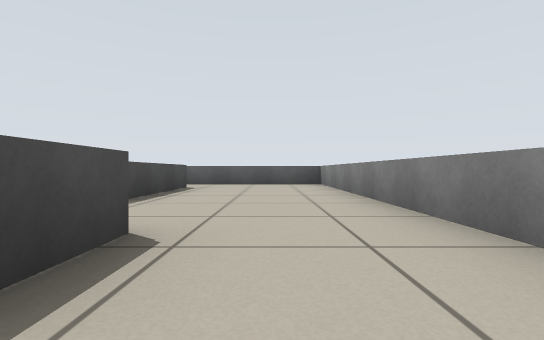
View 1 (above)

24 first-person views from a walk through a Stage world. The camera is 0.39 m above the floor, looks level and sees 85° across. The lines on the ground mark 1 m squares. The floor is counted in squares, 1 m on a side. Each view is taken from the middle of a square. On the plan, view 1 faces up. The plan holds only what a view shows up to about 9 squares ahead; the rest is blank. Robots are left out.

View 2
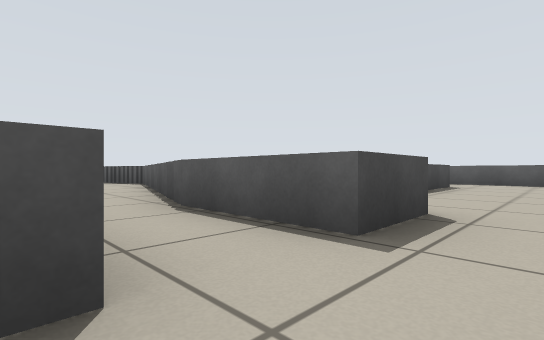

View 3
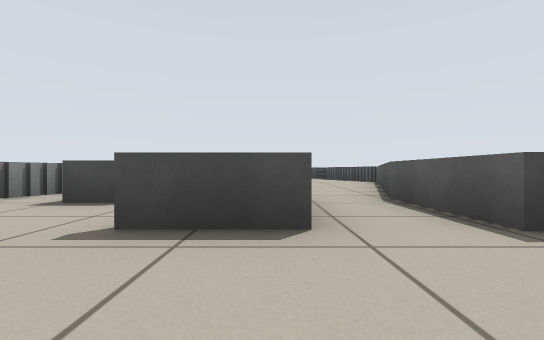

View 4
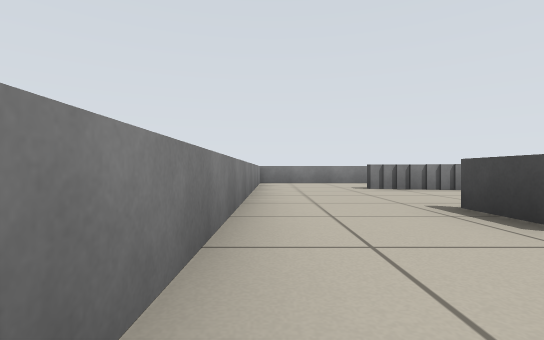

View 5
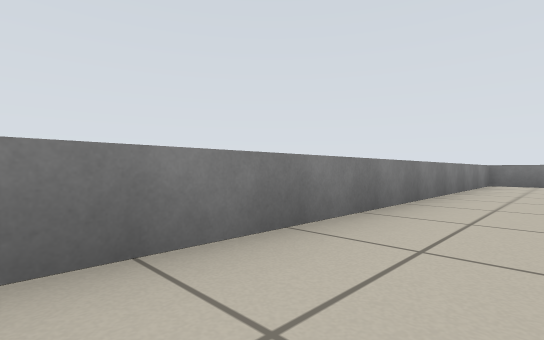

View 6
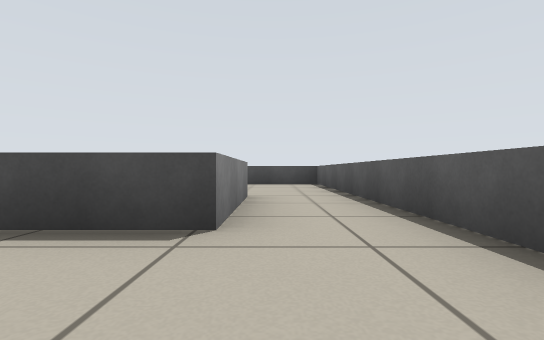

View 7
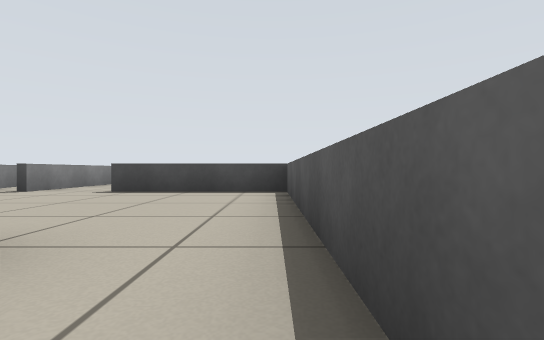

View 8
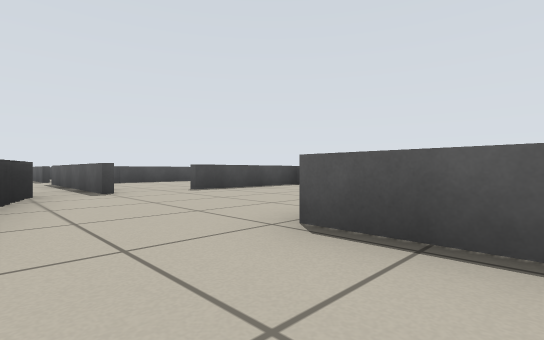

View 9
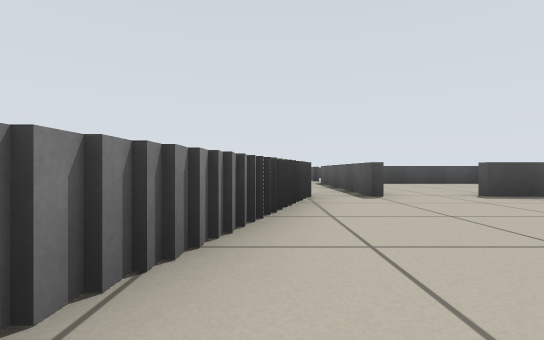

View 10
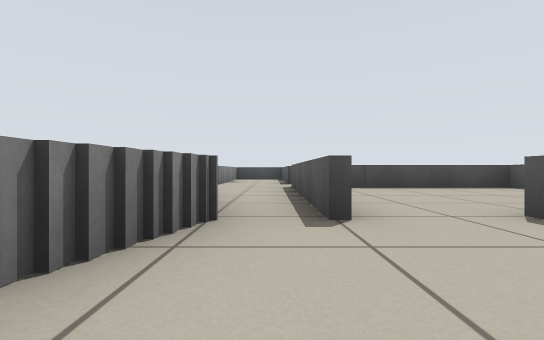

View 11
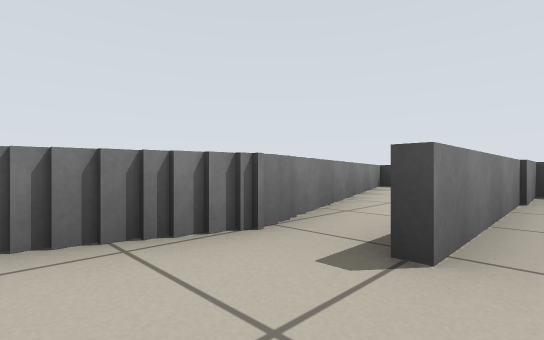

View 12
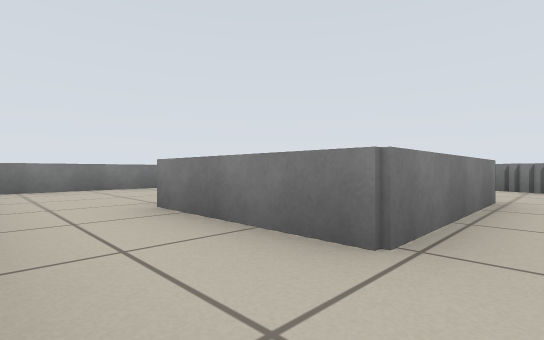

View 13
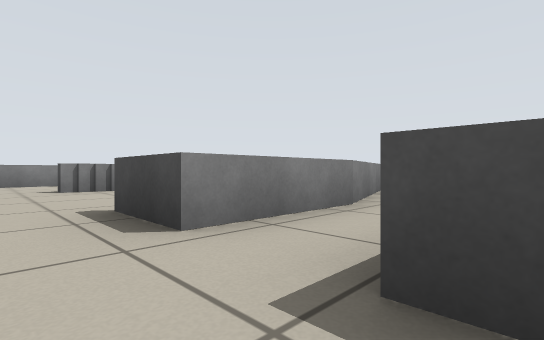

View 14
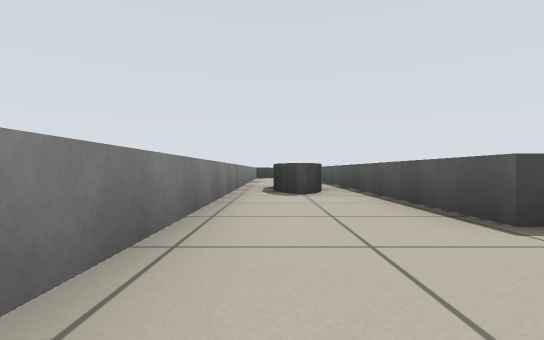

View 15
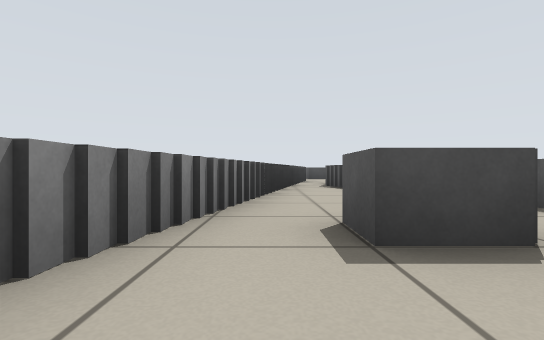

View 16
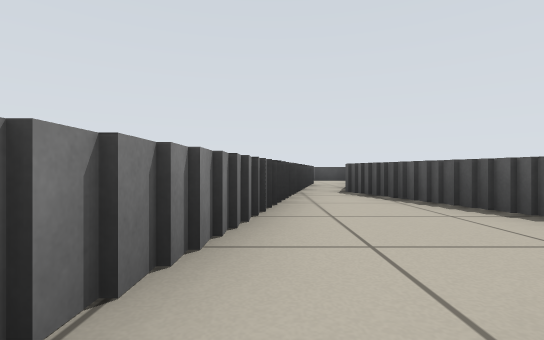

View 17
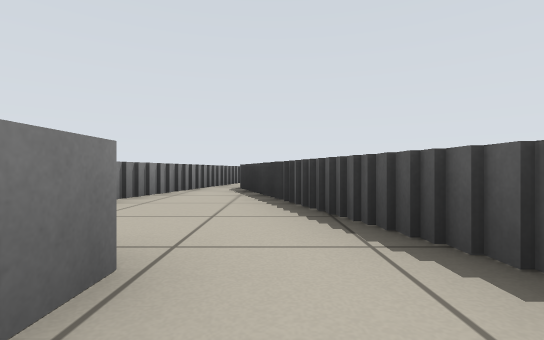

View 18
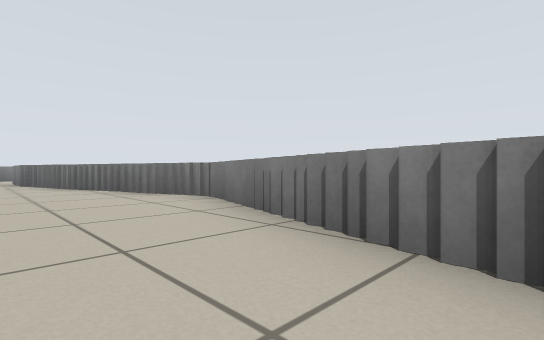

View 19
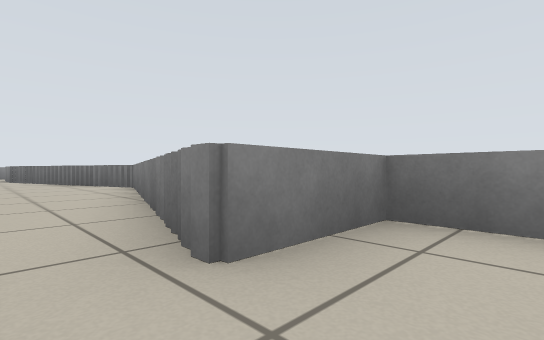

View 20
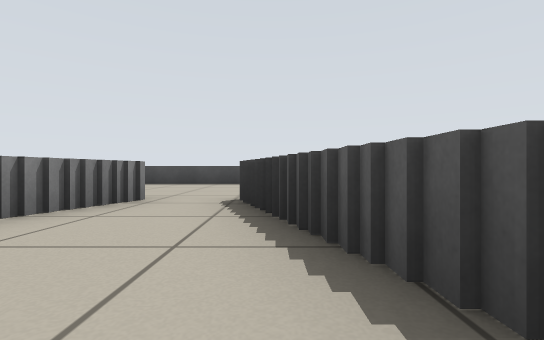

View 21
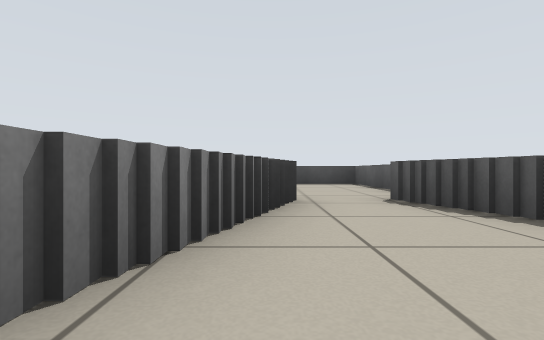

View 22
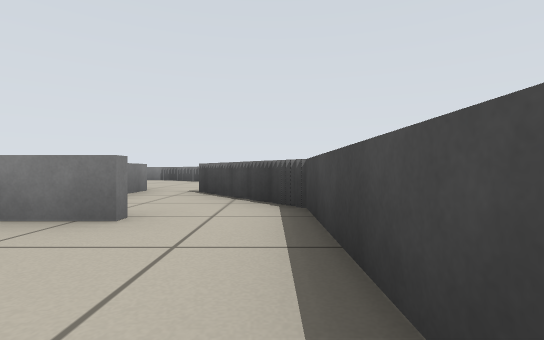

View 23
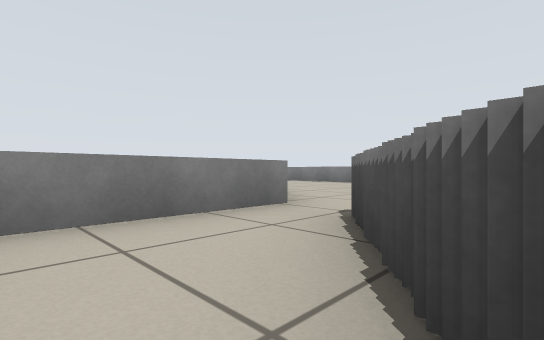

View 24
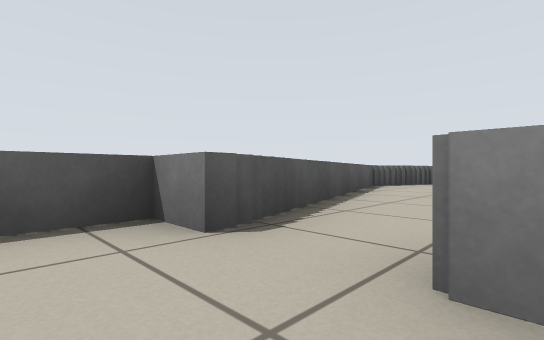

### Floor plan
Points are (right, up) in squares from view 1. A wall is a line through its corners. A room is listed if a view was taken in it or the views show most of it. See-through windows are left out.
Room 1 (views 1, 4, 5, 13, 18, 20, 21)
walls: (-6.4, -1.7) (-5.2, -1.7); (-7.2, -1.9) (-6.2, -1.9); (-6.4, 1.9) (-7.4, 1.9); (-5.4, -1.3) (-4.2, -1.3); (-7.4, 2.2) (-8.4, 2.2); (-4.9, 1.3) (-5.8, 1.3); (-8.1, -2.3) (-7.1, -2.3); (-8.5, 2.2) (-9.4, 2.2); (-4.4, -1.1) (-3.6, -1.1); (-9.4, 1.9) (-10.2, 1.9); (-9.4, -2.3) (-8.5, -2.3); (-3.6, -0.7) (-0.9, -0.7); (-3.5, 0.9) (-4.4, 0.9); (-10.4, -1.9) (-9.4, -1.9); (-10.8, 1.3) (-12, 1.3); (-11.5, -1.7) (-10.2, -1.7); (-11.9, 1.1) (-12.5, 1.1); (-12.2, 0.9) (-13.5, 0.9); (-12.4, -1.3) (-11.1, -1.3); (-13.1, -1.1) (-12.2, -1.1); (-0.9, 1.9) (-0.9, 0.6) (-3.5, 0.6); (-13.4, 0.6) (-14, 0.6); (-14, -0.7) (-13, -0.7); (1.4, -0.5) (1.4, 1.5)
ways out: opening at (0.5, -1.5) to room 2; opening at (0.5, 1) to room 3; opening at (-15, 0) to room 4
Room 2 (views 2, 3, 14, 15, 16, 17)
walls: (-1, -5.3) (-6.9, -5.3); (-2.9, -4.9) (-1.2, -4.9); (-3.2, -2.6) (-2.5, -2.6) (-2.5, -3.5) (-3.2, -3.5); (-0.9, -0.7) (-0.9, -2.1); (-3, -1.1) (-4, -1.1); (-3.9, -6.2) (-3.9, -6.9); (-4.8, -4.5) (-2.8, -4.5); (-3.9, -1.3) (-4.5, -1.3); (-5.2, -4.3) (-4.8, -4.3); (-4.4, -1.5) (-5, -1.5); (-5, -1.7) (-5.6, -1.7); (-5.5, -1.9) (-6.5, -1.9); (-6.6, -4) (-5.6, -4); (-6.4, -2.1) (-7.1, -2.1); (-7.1, -3.8) (-6.5, -3.8); (-7.1, -2.3) (-7.8, -2.3); (-8.8, -3.6) (-7.1, -3.6); (-8, -7.7) (1.4, -7.7) (1.4, -0.5)
ways out: opening at (0.5, -1.5) to room 1
Room 3 (views 6, 7, 8, 9, 10, 11, 12)
walls: (-3, 3.7) (-4.4, 3.7) (-4.4, 6.6) (-1.9, 6.6) (-1.9, 3.9); (-6.4, 1.8) (-5.8, 1.8); (-5.9, 1.6) (-5.2, 1.6); (-8.2, 3.4) (-12.8, 3.4); (-5.4, 1.4) (-4.1, 1.4); (-7.5, 2.1) (-6.9, 2.1); (-8.2, 2.3) (-7.4, 2.3); (-8.6, 2.5) (-8.1, 2.5); (-9.4, 3.6) (-8.2, 3.6); (-9.4, 2.3) (-8.5, 2.3); (1.4, 1.5) (1.4, 8.3) (-8.3, 8.3) (-8.3, 5.1)
ways out: opening at (0.5, 1) to room 1; opening at (-8.5, 4.5)
Room 4 (views 19, 22, 23, 24)
walls: (-16.9, -2.3) (-14, -2.3) (-14, -0.7); (-17.5, -4.5) (-17, -4.5); (-15.6, -4.4) (-15.6, -3); (-14, 1.3) (-18.4, 1.3) (-18.4, -3.1)
ways out: opening at (-15, 0) to room 1; opening at (-16, -5)

Positions as (right, up) in squares from view 1, and headings:
1: (0, 0), facing up
2: (0, -1), facing up-left
3: (1, -1), facing left
4: (1, 1), facing down
5: (0, 1), facing down-right
6: (0, 7), facing left
7: (-3, 8), facing left
8: (-3, 2), facing up-left
9: (-4, 2), facing left
10: (-6, 3), facing left
11: (-7, 4), facing down-left
12: (-5, 8), facing down-right
13: (0, 1), facing down-left
14: (1, -7), facing left
15: (-1, -4), facing left
16: (-3, -4), facing left
17: (-2, -2), facing left
18: (-12, 0), facing down-right
19: (-15, 0), facing down-right
20: (-10, 1), facing left
21: (-10, -1), facing left
22: (-18, 0), facing down
23: (-18, -3), facing down-right
24: (-15, -1), facing up-right
